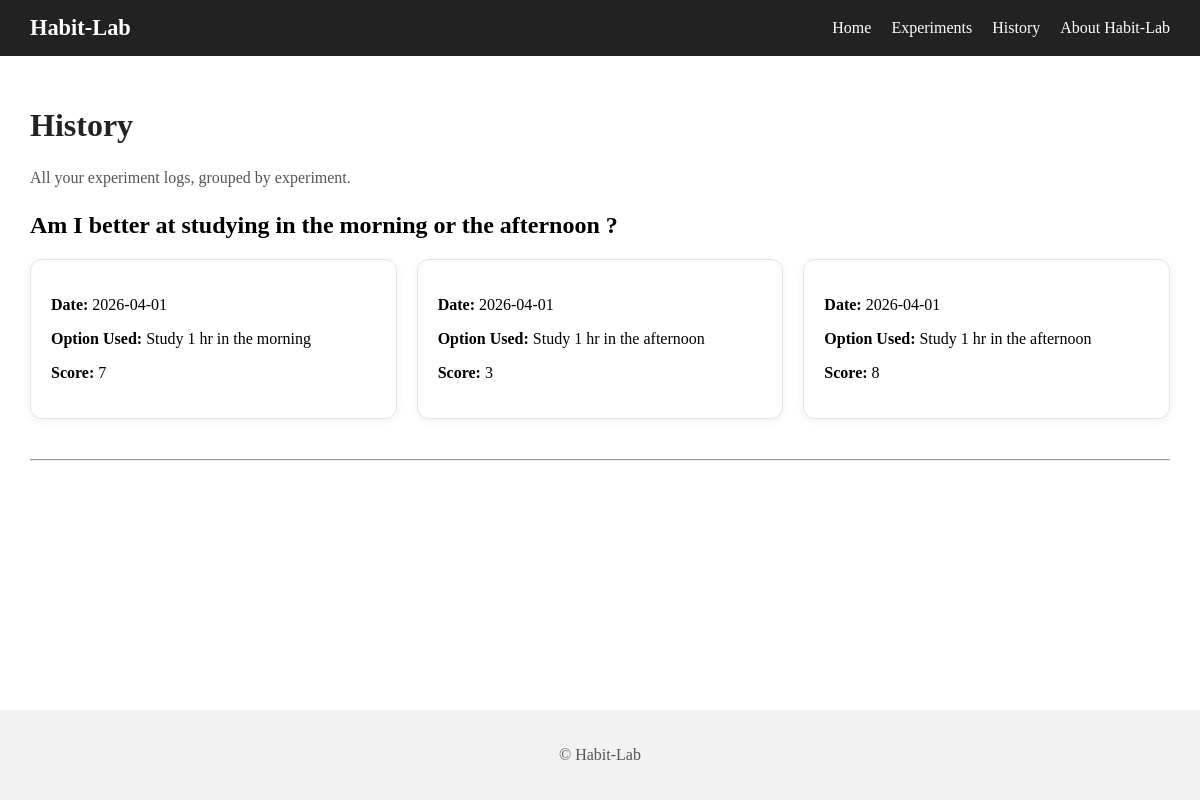
The app's page /history with its own data.
### tables this page shows
CREATE TABLE experiments (
    id INTEGER PRIMARY KEY AUTOINCREMENT,
    question TEXT NOT NULL,
    option_a TEXT NOT NULL,
    option_b TEXT NOT NULL,
    metric TEXT NOT NULL,
    duration_days INTEGER NOT NULL,
    created_at TEXT NOT NULL
);

CREATE TABLE logs (
    id INTEGER PRIMARY KEY AUTOINCREMENT,
    experiment_id INTEGER NOT NULL,
    date TEXT NOT NULL,
    option_used TEXT NOT NULL,
    score INTEGER NOT NULL,
    notes TEXT,
    FOREIGN KEY (experiment_id) REFERENCES experiments(id)
);

### routes/history.py (the view)
    @bp.route("/history")
    def history():
        rows = db.query("""
            SELECT experiments.id, experiments.question,
                   logs.date, logs.option_used, logs.score, logs.notes
            FROM logs
            JOIN experiments ON logs.experiment_id = experiments.id
            ORDER BY experiments.id, logs.date DESC
        """)
        history = {}
        for exp_id, question, date, option_used, score, notes in rows:
            if exp_id not in history:
                history[exp_id] = {
                    "question": question,
                    "logs": []
                }
            history[exp_id]["logs"].append((date, option_used, score, notes))
        return render_template("history.html", history=history)

### database.py (called while the page is built)
    def query(self, sql, params=()):
        self.cursor.execute(sql, params)
        return self.cursor.fetchall()

### routes/history.py (called while the page is built)
def init_history_routes(app, db):
    bp = Blueprint("history", __name__)
    @bp.route("/history")
    def history():
        rows = db.query("""
            SELECT experiments.id, experiments.question,
                   logs.date, logs.option_used, logs.score, logs.notes
            FROM logs
            JOIN experiments ON logs.experiment_id = experiments.id
            ORDER BY experiments.id, logs.date DESC
        """)
        history = {}
        for exp_id, question, date, option_used, score, notes in rows:
            if exp_id not in history:
                history[exp_id] = {
                    "question": question,
                    "logs": []
                }
            history[exp_id]["logs"].append((date, option_used, score, notes))
        return render_template("history.html", history=history)
    app.register_blueprint(bp)

### templates/history.html (shortened to what this page needs)
{% extends "layout.html" %}
{% block body %}
<h1 class="page-title">History</h1>
<p style="color:#555; margin-bottom: 25px;">
    All your experiment logs, grouped by experiment.
</p>
{% if history %}
    {% for exp_id, data in history.items() %}
        <div class="history-experiment">
            <h2>{{ data.question }}</h2>
            <div class="history-grid">
                {% for log in data.logs %}
                    <div class="history-card">
                        <p><strong>Date:</strong> {{ log[0] }}</p>
                        <p><strong>Option Used:</strong> {{ log[1] }}</p>
                        <p><strong>Score:</strong> {{ log[2] }}</p>
                    </div>
                {% endfor %}
            </div>
        </div>
        <hr style="margin: 40px 0;">
    {% endfor %}
{% else %}
    <p class="empty-state">No logs yet.</p>
{% endif %}
{% endblock %}

### static/style.css (style rules this page uses)
html, body { height: 100%; margin: 0; padding: 0; }
.page-title { font-size: 2rem; margin-bottom: 25px; color: #222; }
.history-grid { display: grid; grid-template-columns: repeat(auto-fill, minmax(320px, 1fr)); gap: 20px; margin-top: 20px; }
.history-card { background: white; padding: 20px; border-radius: 12px; border: 1px solid #e5e5e5; box-shadow: 0 2px 8px rgba(0,0,0,0.06); }

### records on screen
experiments: question "Am I better at studying in the morning or the afternoon ?"
logs: date "2026-04-01", option_used "Study 1 hr in the morning", score "7"
logs: date "2026-04-01", option_used "Study 1 hr in the afternoon", score "3"
logs: date "2026-04-01", option_used "Study 1 hr in the afternoon", score "8"
